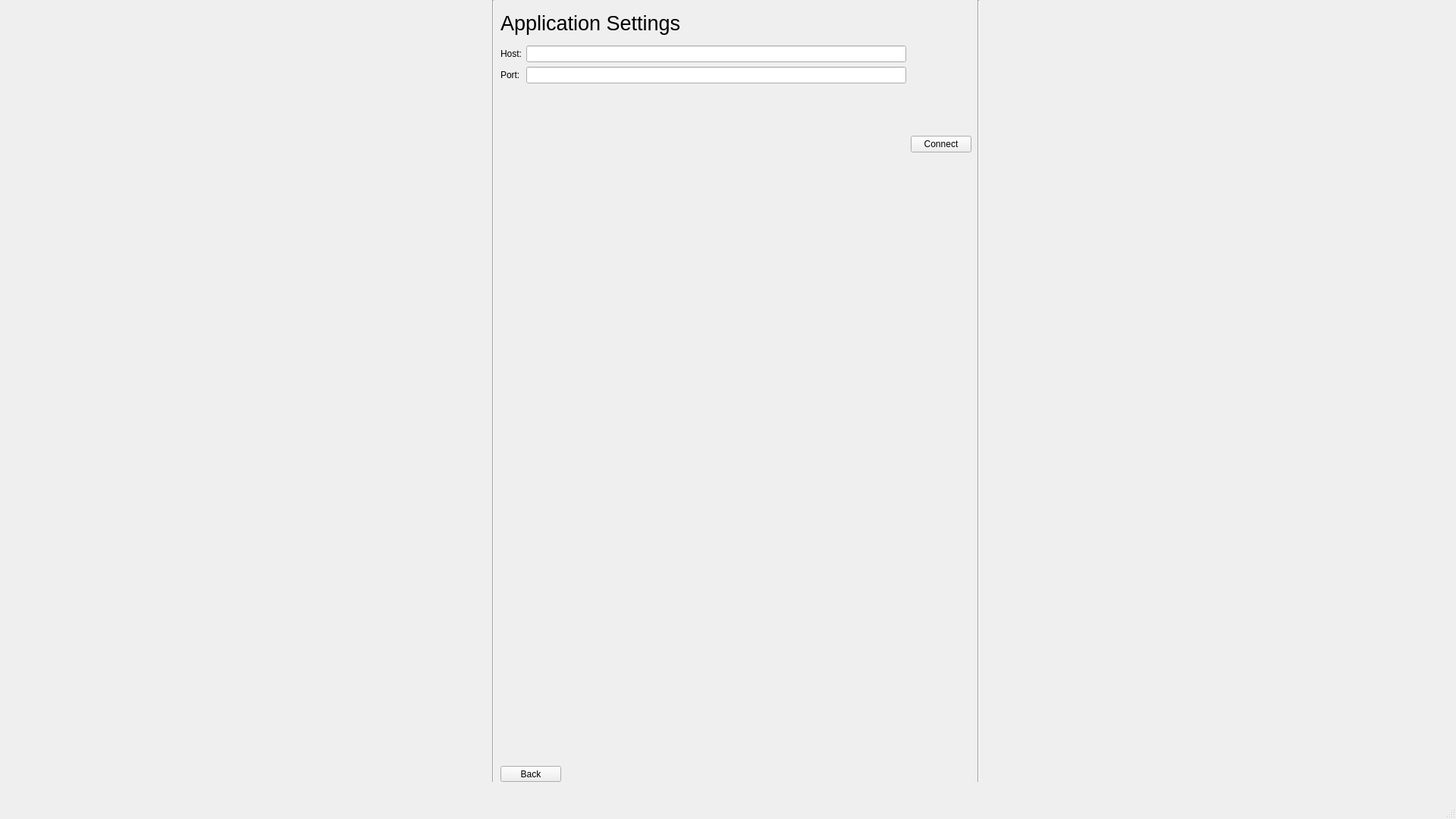
<?xml version="1.0" encoding="UTF-8"?>
<ui version="4.0">
 <class>SettingsWindow</class>
 <widget class="QMainWindow" name="SettingsWindow">
  <property name="geometry">
   <rect>
    <x>0</x>
    <y>0</y>
    <width>1920</width>
    <height>1080</height>
   </rect>
  </property>
  <property name="windowTitle">
   <string>MainWindow</string>
  </property>
  <widget class="QWidget" name="centralwidget">
   <widget class="Line" name="line">
    <property name="geometry">
     <rect>
      <x>640</x>
      <y>0</y>
      <width>21</width>
      <height>1031</height>
     </rect>
    </property>
    <property name="orientation">
     <enum>Qt::Vertical</enum>
    </property>
   </widget>
   <widget class="Line" name="line_2">
    <property name="geometry">
     <rect>
      <x>1280</x>
      <y>0</y>
      <width>21</width>
      <height>1031</height>
     </rect>
    </property>
    <property name="orientation">
     <enum>Qt::Vertical</enum>
    </property>
   </widget>
   <widget class="QLabel" name="label">
    <property name="geometry">
     <rect>
      <x>660</x>
      <y>10</y>
      <width>271</width>
      <height>41</height>
     </rect>
    </property>
    <property name="font">
     <font>
      <pointsize>20</pointsize>
      <weight>50</weight>
      <bold>false</bold>
     </font>
    </property>
    <property name="text">
     <string>Application Settings</string>
    </property>
   </widget>
   <widget class="QWidget" name="horizontalLayoutWidget">
    <property name="geometry">
     <rect>
      <x>660</x>
      <y>60</y>
      <width>621</width>
      <height>261</height>
     </rect>
    </property>
    <layout class="QHBoxLayout" name="horizontalLayout">
     <item>
      <layout class="QFormLayout" name="formLayout">
       <item row="0" column="0">
        <widget class="QLabel" name="label_2">
         <property name="text">
          <string>Host:</string>
         </property>
        </widget>
       </item>
       <item row="1" column="0">
        <widget class="QLabel" name="label_3">
         <property name="text">
          <string>Port:</string>
         </property>
        </widget>
       </item>
       <item row="0" column="1">
        <widget class="QLineEdit" name="hostEdit"/>
       </item>
       <item row="1" column="1">
        <widget class="QLineEdit" name="portEdit"/>
       </item>
      </layout>
     </item>
     <item>
      <widget class="QPushButton" name="buttonConnect">
       <property name="text">
        <string>Connect</string>
       </property>
      </widget>
     </item>
    </layout>
   </widget>
   <widget class="QPushButton" name="backButton">
    <property name="geometry">
     <rect>
      <x>660</x>
      <y>1010</y>
      <width>80</width>
      <height>21</height>
     </rect>
    </property>
    <property name="text">
     <string>Back</string>
    </property>
   </widget>
  </widget>
  <widget class="QMenuBar" name="menubar">
   <property name="geometry">
    <rect>
     <x>0</x>
     <y>0</y>
     <width>1920</width>
     <height>20</height>
    </rect>
   </property>
  </widget>
  <widget class="QStatusBar" name="statusbar"/>
 </widget>
 <resources/>
 <connections/>
</ui>
